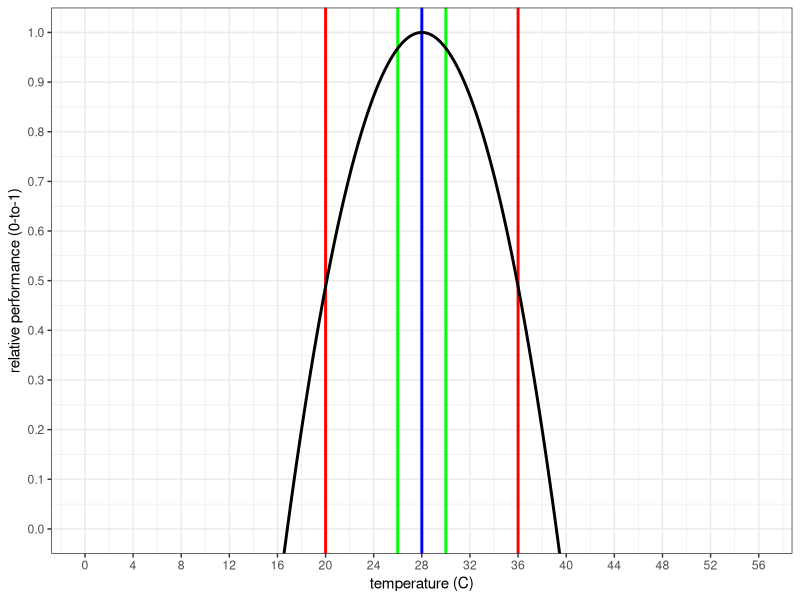
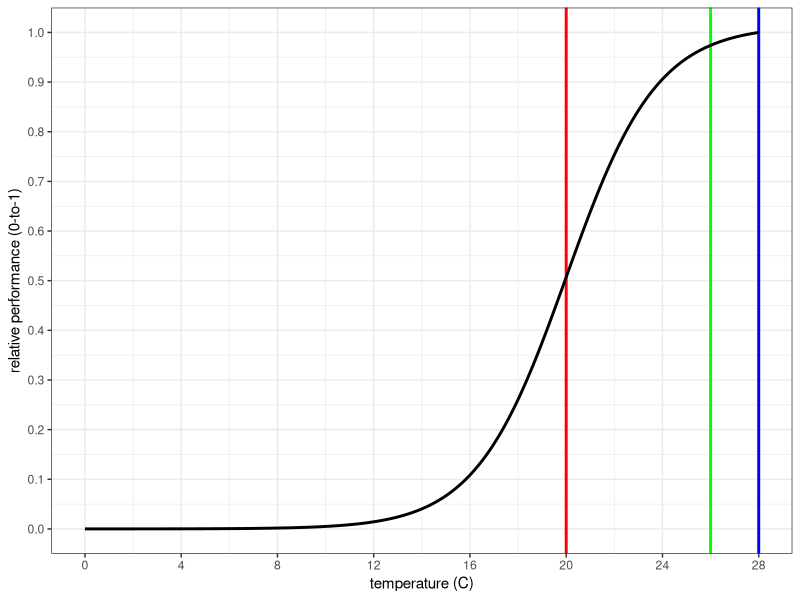
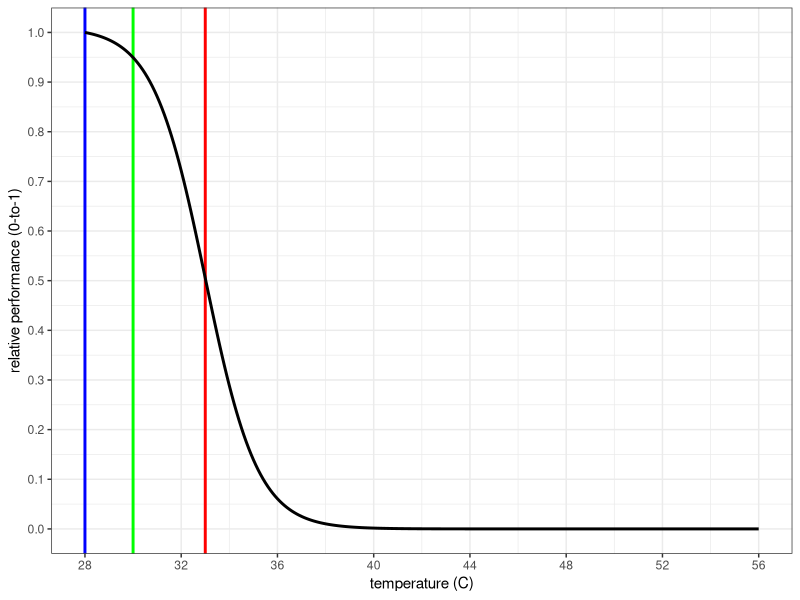
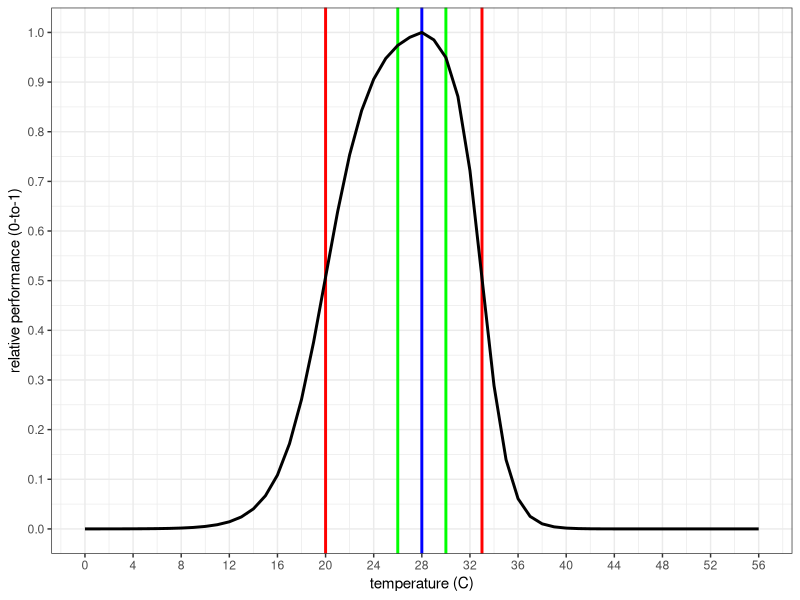
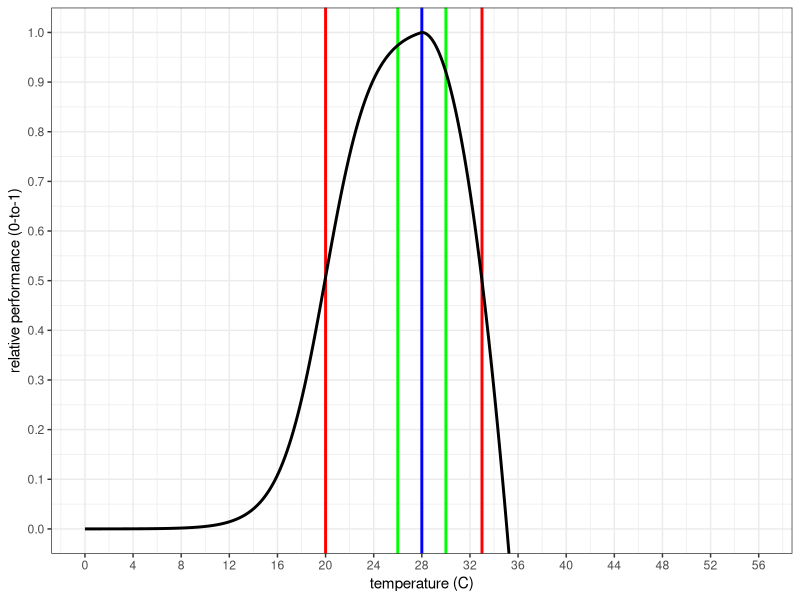

Source code (R) for these figures, in order:
## ---- chunk 1
knitr::opts_chunk$set(echo = TRUE)
## ---- chunk 2

library(tidyverse)

## ---- chunk 3

alpha_1 <- -0.008 # dictates the direction and width of the parabola
T_opt <- 28 # temperature optimum of the species
P_max <- 1 # performance maximum

TEMP <- seq(0, 56, by = 0.1) # an array of temperatures between 0 and 2 * T_opt
PERF <- alpha_1 * (TEMP - T_opt)^2 + P_max # sigmoid formula
df_parab <- data.frame(TEMP, PERF) # arrange data frame

df_parab %>%
  ggplot() +
  geom_vline(xintercept = c(20, 36), color = 'red', size = 1) + # add tolerable range
  geom_vline(xintercept = c(26, 30), color = 'green', size = 1) + # add optimum range 
  geom_vline(xintercept = T_opt, color = 'blue', size = 1) + # add temperature optimum
  geom_line(aes(x = TEMP, y = PERF), color = 'black', size = 1) +
  scale_x_continuous(breaks = seq(0, 56, by = 4)) +
  scale_y_continuous(breaks = seq(0, 1, by = 0.1)) +
  coord_cartesian(ylim = c(0, 1)) +
  labs(x = "temperature (C)", y = "relative performance (0-to-1)") +
  theme_bw()

## ---- chunk 4

T_min <- 20 # tolerable low temperature of species
beta_1 <- 1.7 # dictates the 'slope' of the sigmoid curve

TEMP <- seq(0, T_opt, by = 0.1)
PERF <- 1 / (1 + beta_1^(-TEMP + T_min))
df_sig_1 <- data.frame(TEMP, PERF)

df_sig_1 %>%
  mutate(PERF = PERF / max(PERF)) %>%
  ggplot() +
  geom_vline(xintercept = T_min, color = 'red', size = 1) + # add tolerable low temp
  geom_vline(xintercept = 26, color = 'green', size = 1) + # add optimum low temp 
  geom_vline(xintercept = T_opt, color = 'blue', size = 1) + # add temperature optimum
  geom_line(aes(x = TEMP, y = PERF), size = 1, color = 'black') +
  scale_x_continuous(breaks = seq(0, 28, by = 4)) +
  scale_y_continuous(breaks = seq(0, 1, by = 0.1)) +
  labs(x = "temperature (C)", y = "relative performance (0-to-1)") +
  theme_bw()

## ---- chunk 5

T_max <- 33 # tolerable high temperature of the species
beta_2 <- 0.4 # dictates es the 'slope' of the sigmoid curve

TEMP <- seq(T_opt, 56, by = 0.1)
PERF <- 1 / (1 + beta_2^(-TEMP + T_max))
df_sig_2 <- data.frame(TEMP, PERF)

df_sig_2 %>%
  mutate(PERF = PERF / max(PERF)) %>%
  ggplot() +
  geom_vline(xintercept = T_max, color = 'red', size = 1) + # add tolerable high temp
  geom_vline(xintercept = 30, color = 'green', size = 1) + # add optimum low temp 
  geom_vline(xintercept = T_opt, color = 'blue', size = 1) + # add temperature optimum
  geom_line(aes(x = TEMP, y = PERF), size = 1, color = 'black') +
  scale_x_continuous(breaks = seq(28, 56, by = 4)) +
  scale_y_continuous(breaks = seq(0, 1, by = 0.1)) +
  labs(x = "temperature (C)", y = "relative performance (0-to-1)") +
  theme_bw()

## ---- chunk 6

TEMP <- seq(0, 56, by = 1)
PERF <- ifelse(TEMP <= T_opt,
               (1 / (1 + beta_1^(-TEMP + T_min))) / max(df_sig_1$PERF),
               (1 / (1 + beta_2^(-TEMP + T_max))) / max(df_sig_2$PERF))

df_sig <- data.frame(TEMP, PERF)

df_sig %>%
  ggplot() +
  geom_vline(xintercept = c(T_min, T_max), color = 'red', size = 1) + # add tolerable range
  geom_vline(xintercept = c(26, 30), color = 'green', size = 1) + # add optimum range
  geom_vline(xintercept = T_opt, color = 'blue', size = 1) + # add temperature optimum
  geom_line(aes(x = TEMP, y = PERF), size = 1, color = 'black') +
  scale_x_continuous(breaks = seq(0, 56, by = 4)) +
  scale_y_continuous(breaks = seq(0, 1, by = 0.1)) +
  labs(x = "temperature (C)", y = "relative performance (0-to-1)") +
  theme_bw()

## ---- chunk 7

alpha_2 <- -0.02 # dictates the direction and width of the parabola
T_opt <- 28 # temperature optimum of the species
P_max <- 1 # performance maximum

TEMP <- seq(T_opt, 56, by = 0.1) # an array of temperatures between 0 and 2 * T_opt
PERF <- alpha_2 * (TEMP - T_opt)^2 + P_max # sigmoid formula
df_parab_2 <- data.frame(TEMP, PERF) # arrange data frame

TEMP <- seq(0, 56, by = 0.1)
PERF <- ifelse(TEMP <= T_opt,
               (1 / (1 + beta_1^(-TEMP + T_min))) / max(df_sig_1$PERF),
               (alpha_2 * (TEMP - T_opt)^2 + P_max) / max(df_parab_2$PERF))

df_sig_parab <- data.frame(TEMP, PERF)

df_sig_parab %>%
  ggplot() +
  geom_vline(xintercept = c(T_min, T_max), color = 'red', size = 1) + # add tolerable range
  geom_vline(xintercept = c(26, 30), color = 'green', size = 1) + # add optimum range
  geom_vline(xintercept = T_opt, color = 'blue', size = 1) + # add temperature optimum
  geom_line(aes(x = TEMP, y = PERF), size = 1, color = 'black') +
  scale_x_continuous(breaks = seq(0, 56, by = 4)) +
  scale_y_continuous(breaks = seq(0, 1, by = 0.1)) +
  coord_cartesian(ylim = c(0, 1)) +
  labs(x = "temperature (C)", y = "relative performance (0-to-1)") +
  theme_bw()

## ---- chunk 8

T_opt # temperature optimum = 28
beta_1 # beta coefficient = 1.7
T_min # tolerable temperature minimum = 20 
max(df_sig_1$PERF) # max performance of sigma curve = 0.9858672
alpha_2 # alpha coefficient = -0.02
P_max # performance maximum = 1
max(df_parab_2$PERF) # max performance of parabola curve = 1

PTF <- function(TEMP) {ifelse(TEMP <= 28,
                       (1 / (1 + 1.7^(-TEMP + 20))) / 0.9858672,
                       (-0.02 * (TEMP - 28)^2 + 1) / 1)}
## ---- chunk 9

c(PTF(20), PTF(28), PTF(33))

